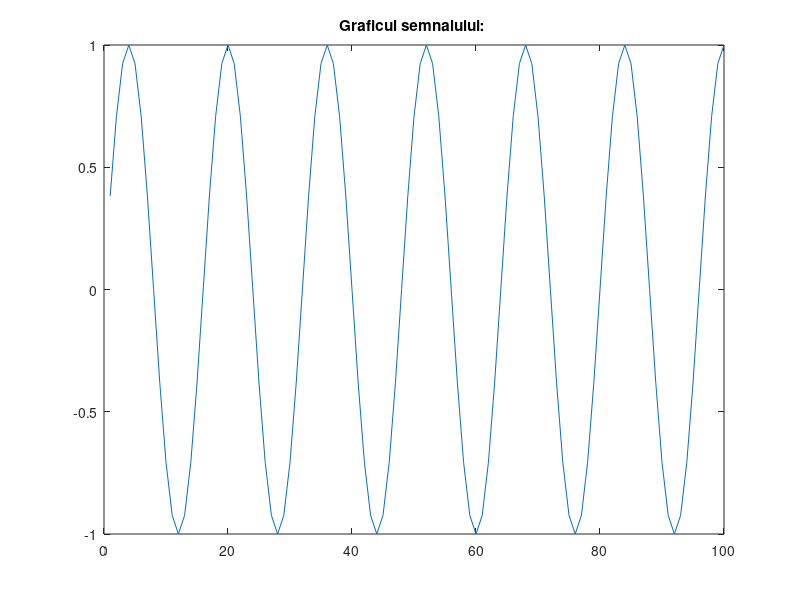
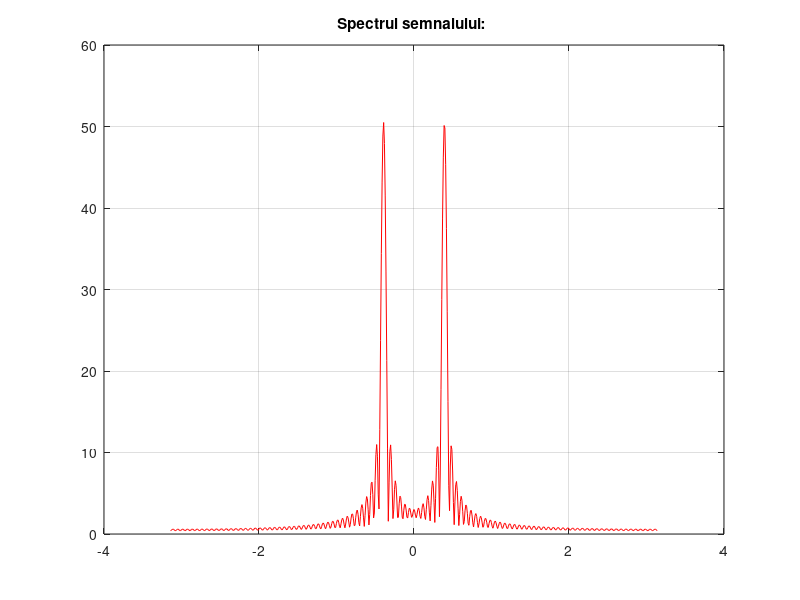

MATLAB code for these plots, in order:
%a

N = 100;
n = 0:N-1; %suportul
w_0 = pi/8; %frecventa

%faza acestui semnal trebuie sa apartine intervalul [0,2pi] asa ca eu am
%ales sa iau faza pi/8 ca si cum pulsatia acestuia pentru a genera semnalul

phi = pi/8; %faza

x_n = sin((w_0 * n) + phi); %semnalul sinusoidal real x[n]
plot(x_n);
title('Graficul semnalului: ');

w = -pi:.01:pi; %alegem grila de frecvente w

X = freqz(x_n, 1, w); %calculam TF a lui x[n]

figure;
plot(w, abs(X), 'r');
title('Spectrul semnalului: ');
grid on;

%dupa cum se vede si grafic spectrul semnalului este simetric fata de axa
%verticala asa cum presupune relatiile (2.7) pe laborator
